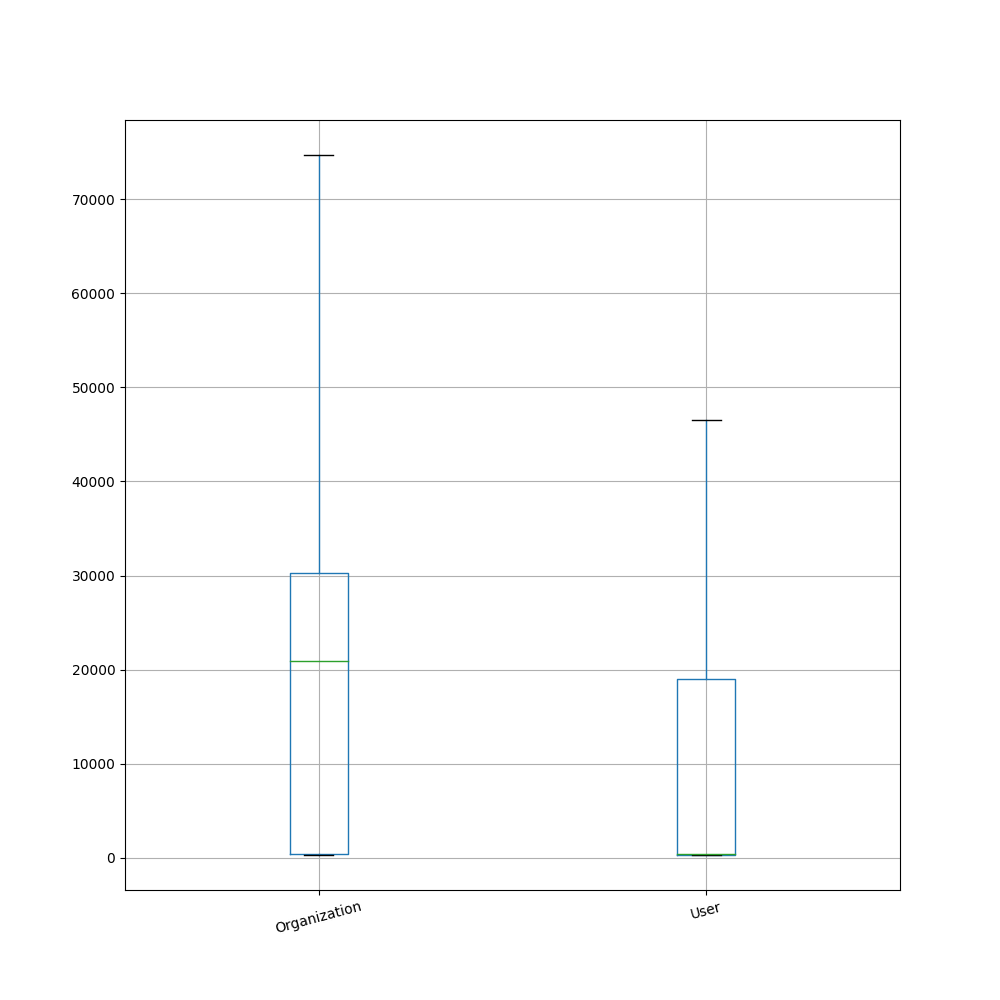

The script that drew this image:
import pandas
import matplotlib.pyplot as plt

if __name__ == '__main__':
    df = pandas.read_csv('data.csv')
    df = df.drop(df.iloc[:, :7], axis=1)
    df = df.drop(df.iloc[:, 2:], axis=1)
    df = df.dropna()

    plot = pandas.DataFrame({col: vals['number_of_stars'] for col, vals in df.groupby(by=['type'])})
    med = plot.median().sort_values(ascending=False)
    box = plot[med.index].boxplot(rot=15, figsize=(10, 10), showfliers=False)

    plt.show()
